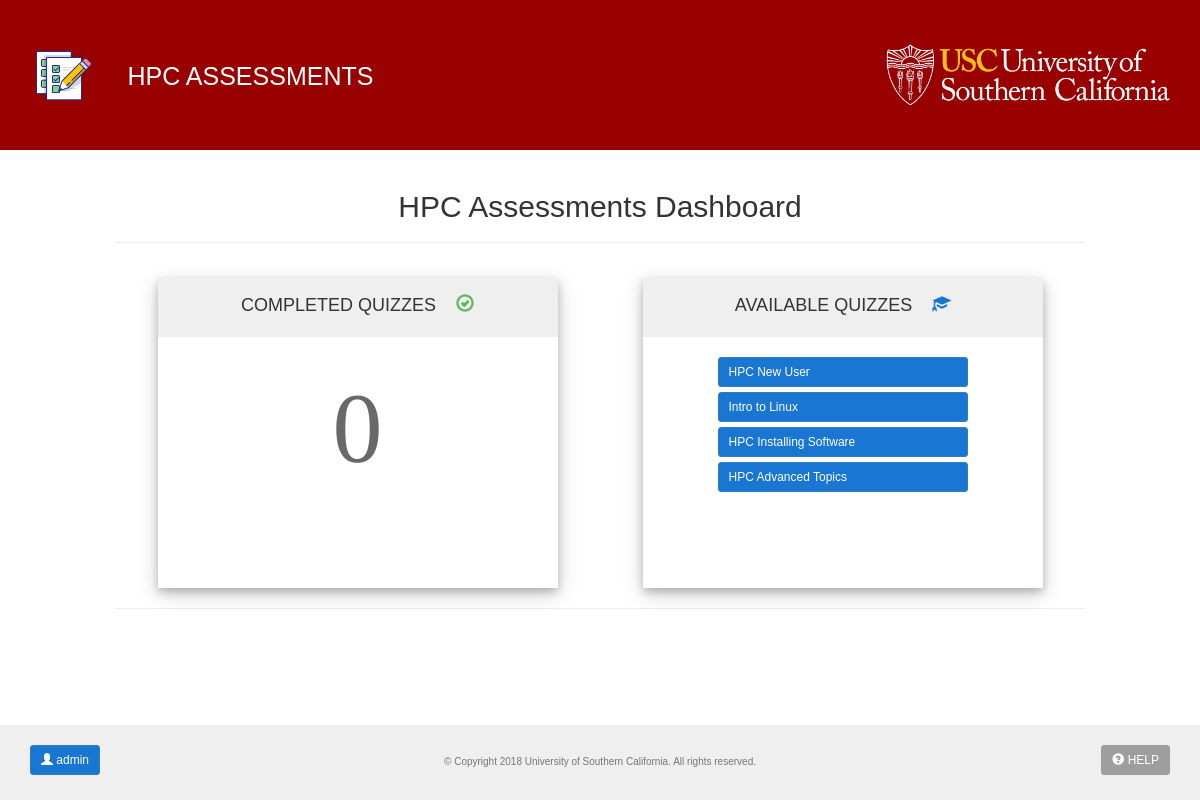
The page / on the database its author committed.
### tables this page shows
CREATE TABLE assessments(
assessment_id INT(11) NOT NULL AUTO_INCREMENT,
assessment_name VARCHAR(255) NOT NULL,
assessment_description VARCHAR(255) NOT NULL,
assessment_create_date TIMESTAMP DEFAULT CURRENT_TIMESTAMP,
assessment_visible TINYINT(1) NOT NULL DEFAULT 0,
assessment_num_q_to_show INT(11) NOT NULL DEFAULT 10,
assessment_virtual_delete TINYINT(1) NOT NULL DEFAULT 0,
PRIMARY KEY(assessment_id)
);

### private/database.php (called while the page is built, shortened)
<?php
function db_escape($connection, $string) {
    return mysqli_real_escape_string($connection, $string);
}
?>

### private/query_functions.php (called while the page is built, shortened)
<?php
function find_all_visible_courses(){
    global $db;
    $sql_assessments = "SELECT * FROM assessments ";
    $sql_assessments .= "WHERE assessment_visible='1' ";
    $sql_assessments .= " AND assessment_virtual_delete= '0' ";
    $sql_assessments .= "ORDER BY assessment_id ASC";
    $result_course_set = mysqli_query($db, $sql_assessments);
    return $result_course_set;
}
function find_completed_quizzes_by_user($user_id){
    global $db;
    $sql_completed = "SELECT * FROM user_assessments ";
    $sql_completed .= "WHERE user_id='" . db_escape($db, $user_id) . "'";
    $sql_completed .= " AND user_assessment_is_complete= '1' ";
    $sql_completed .= "ORDER BY user_assessment_end_stamp DESC";
    $result_completed_set = mysqli_query($db, $sql_completed);
    return $result_completed_set;
}
?>

### private/functions.php (called while the page is built, shortened)
<?php
function url_for($script_path) {
  if($script_path[0] != '/') {
    $script_path = "/" . $script_path;
  }
  return WWW_ROOT . $script_path;
}
function h($string=""){
    return htmlspecialchars($string);
}
function u($string=""){
    return urlencode($string);
}
?>

### public/index.php (the view, shortened to what this page needs)
<?php
$user_id = 'admin';
$course_set = find_all_visible_courses();
$completed_by_user_set = find_completed_quizzes_by_user($user_id);
$num_completed_quizzes = mysqli_num_rows($completed_by_user_set);
?>
<?php require(SHARED_PATH . '/quiz_page_header.php'); ?>
<div id="assessments_main_dash_div" class="container-fluid main_content">
    <div class="page-header">
        <h2 class="dash_title_txt">HPC Assessments Dashboard</h2>
    </div>
    <div class="row dash_content_row_div">
        <div class="col-sm-6" style="margin-top: 15px;">
            <div class="dashboard_element_card">
                <div class="dash_card_title_div">
                    <h4 class="dash_card_title_txt">COMPLETED QUIZZES &nbsp;&nbsp;&nbsp;<span class="glyphicon glyphicon-ok-circle solution_glyphicon_correct"></span></h4>
                    <hr>
                </div>
                <?php
                if ($num_completed_quizzes == 0){ ?>
                <div id="zero_completed_dash">
                    <p class="zero_total_txt">0</p>
                </div>
                <?php } ?>
            </div>
        </div>
        <div class=" col-sm-6" style="margin-top: 15px;">
            <div id="available_quizzes_dash_div" class="dashboard_element_card">
                <div class="dash_card_title_div">
                    <h4 class="dash_card_title_txt">AVAILABLE QUIZZES &nbsp;&nbsp;&nbsp;<span class="glyphicon glyphicon-education blue_darken_2"></span></h4>
                    <hr>
                </div>
                <div class="available_options_list">
                    <?php
                    while($available_course = mysqli_fetch_assoc($course_set)) {
                        $is_in_progress = 0;
                        $perc_compl = '';
                        $button_class = "btn-primary";
                        if($is_in_progress){
                            $button_class = "btn-info";
                            $button_glyphicon = "glyphicon glyphicon-menu-right";
                        } else{
                            $button_class = "btn-primary";
                        }
                    ?>
                    <button style="text-align:left;" type="button" class="quiz_list_btn btn <?php echo h($button_class); ?> btn-block btn-sm" onclick="location.href='<?php echo url_for('quiz/index.php?assessment_id=' . h(u($available_course['assessment_id']))); ?>'">
                        <span class="pull-left"><?php echo h($available_course['assessment_name']) . " " . $perc_compl; ?></span>
                    </button>
                    <?php } ?>
                </div>
            </div>
        </div>
    </div>
    <hr>
    <br>
</div>
<?php require(SHARED_PATH .  '/quiz_page_footer.php'); ?>

### public/stylesheets/general_style.css (style rules this page uses)
body, html { margin: 0; padding: 0; height: 100%; font-family: 'Helvetica'; }
.btn-primary { color: #fff; background-color: #1976d2; border-color: #357ebd; }
.blue_darken_2 { color: #1976d2; }
#assessments_main_dash_div { max-width: 1000px; text-align: center; }
.dash_content_row_div { max-width: 100%; margin: auto; }
.dashboard_element_card { box-shadow: 0 4px 8px 0 rgba(0, 0, 0, 0.2), 0 6px 20px 0 rgba(0, 0, 0, 0.19); max-width: 400px; height: 310px; margin: auto; overflow: auto; }
.dash_card_title_div { padding-top: 5px; background-color: #efefef; }
.available_options_list { margin: auto; max-width: 250px; }
.zero_total_txt { font-family: futura; font-size: 100px; color: dimgray; }
.solution_glyphicon_correct { color: #5cb85c; }

### rows shown on the page
assessments: assessment_name "HPC New User"
assessments: assessment_name "Intro to Linux"
assessments: assessment_name "HPC Installing Software"
assessments: assessment_name "HPC Advanced Topics"

### other values the page prints
$page_title "HPC ASSESSMENTS"
$user_id "admin"
